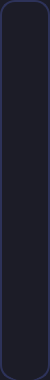
     <widget class="QWidget" name="widget" native="true">
      <property name="minimumSize">
       <size>
        <width>50</width>
        <height>0</height>
       </size>
      </property>
      <property name="maximumSize">
       <size>
        <width>50</width>
        <height>16777215</height>
       </size>
      </property>
      <property name="styleSheet">
       <string notr="true">QWidget {
	background-color: #1c1c27;
    border-radius: 15px;
	border: 2px solid #2d3259;
}

#frame_6 {
	border: None;
}

QPushButton {
border-radius: 15px;
background-color:#1c1c27;
border: None;
}

QPushButton:hover {
background-color:#6316AC;
}
    
QPushButton:flat {
    background-color: #6316AC;     
}
QPushButton:pressed {
    background-color: #7e31b5;
}
</string>
      </property>
      <layout class="QVBoxLayout" name="verticalLayout_4">
       <property name="spacing">
        <number>0</number>
       </property>
       <property name="leftMargin">
        <number>0</number>
       </property>
       <property name="topMargin">
        <number>15</number>
       </property>
       <property name="rightMargin">
        <number>0</number>
       </property>
       <property name="bottomMargin">
        <number>0</number>
       </property>
       <item alignment="Qt::AlignHCenter|Qt::AlignTop">
        <widget class="QFrame" name="frame_6">
         <property name="minimumSize">
          <size>
           <width>40</width>
           <height>0</height>
          </size>
         </property>
         <property name="maximumSize">
          <size>
           <width>40</width>
           <height>400</height>
          </size>
         </property>
         <property name="frameShape">
          <enum>QFrame::StyledPanel</enum>
         </property>
         <property name="frameShadow">
          <enum>QFrame::Raised</enum>
         </property>
         <layout class="QVBoxLayout" name="verticalLayout_5">
          <property name="spacing">
           <number>25</number>
          </property>
          <property name="leftMargin">
           <number>0</number>
          </property>
          <property name="topMargin">
           <number>0</number>
          </property>
          <property name="rightMargin">
           <number>0</number>
          </property>
          <property name="bottomMargin">
           <number>0</number>
          </property>
          <item alignment="Qt::AlignHCenter">
           <widget class="QPushButton" name="genindexBtn">
            <property name="minimumSize">
             <size>
              <width>40</width>
              <height>40</height>
             </size>
            </property>
            <property name="maximumSize">
             <size>
              <width>40</width>
              <height>40</height>
             </size>
            </property>
            <property name="styleSheet">
             <string notr="true"/>
            </property>
            <property name="text">
             <string/>
            </property>
            <property name="icon">
             <iconset resource="../icon.qrc">
              <normaloff>:/icon/icon/info.svg</normaloff>:/icon/icon/info.svg</iconset>
            </property>
            <property name="iconSize">
             <size>
              <width>24</width>
              <height>24</height>
             </size>
            </property>
            <property name="checkable">
             <bool>false</bool>
            </property>
            <property name="autoDefault">
             <bool>true</bool>
            </property>
           </widget>
          </item>
          <item alignment="Qt::AlignHCenter">
           <widget class="QPushButton" name="simbadBtn">
            <property name="minimumSize">
             <size>
              <width>40</width>
              <height>40</height>
             </size>
            </property>
            <property name="maximumSize">
             <size>
              <width>40</width>
              <height>40</height>
             </size>
            </property>
            <property name="styleSheet">
             <string notr="true"/>
            </property>
            <property name="text">
             <string/>
            </property>
            <property name="icon">
             <iconset resource="../icon.qrc">
              <normaloff>:/icon/icon/simbad.png</normaloff>:/icon/icon/simbad.png</iconset>
            </property>
            <property name="iconSize">
             <size>
              <width>24</width>
              <height>24</height>
             </size>
            </property>
            <property name="checkable">
             <bool>false</bool>
            </property>
            <property name="checked">
             <bool>false</bool>
            </property>
            <property name="autoDefault">
             <bool>true</bool>
            </property>
            <property name="flat">
             <bool>false</bool>
            </property>
           </widget>
          </item>
          <item alignment="Qt::AlignHCenter">
           <widget class="QPushButton" name="irsaBtn">
            <property name="minimumSize">
             <size>
              <width>40</width>
              <height>40</height>
             </size>
            </property>
            <property name="maximumSize">
             <size>
              <width>40</width>
              <height>40</height>
             </size>
            </property>
            <property name="styleSheet">
             <string notr="true"/>
            </property>
            <property name="text">
             <string/>
            </property>
            <property name="icon">
             <iconset resource="../icon.qrc">
              <normaloff>:/icon/icon/2mass.png</normaloff>:/icon/icon/2mass.png</iconset>
            </property>
            <property name="iconSize">
             <size>
              <width>24</width>
              <height>24</height>
             </size>
            </property>
            <property name="checkable">
             <bool>false</bool>
            </property>
            <property name="autoDefault">
             <bool>true</bool>
            </property>
            <property name="default">
             <bool>false</bool>
            </property>
           </widget>
          </item>
          <item alignment="Qt::AlignHCenter">
           <widget class="QPushButton" name="wiseBtn">
            <property name="minimumSize">
             <size>
              <width>40</width>
              <height>40</height>
             </size>
            </property>
            <property name="maximumSize">
             <size>
              <width>40</width>
              <height>40</height>
             </size>
            </property>
            <property name="text">
             <string/>
            </property>
            <property name="icon">
             <iconset resource="../icon.qrc">
              <normaloff>:/icon/icon/WISE_logo.png</normaloff>:/icon/icon/WISE_logo.png</iconset>
            </property>
            <property name="iconSize">
             <size>
              <width>40</width>
              <height>40</height>
             </size>
            </property>
           </widget>
          </item>
          <item alignment="Qt::AlignHCenter">
           <widget class="QPushButton" name="gaiaBtn">
            <property name="minimumSize">
             <size>
              <width>40</width>
              <height>40</height>
             </size>
            </property>
            <property name="maximumSize">
             <size>
              <width>40</width>
              <height>40</height>
             </size>
            </property>
            <property name="styleSheet">
             <string notr="true"/>
            </property>
            <property name="text">
             <string/>
            </property>
            <property name="icon">
             <iconset resource="../icon.qrc">
              <normaloff>:/icon/icon/Logo_Gaia.png</normaloff>:/icon/icon/Logo_Gaia.png</iconset>
            </property>
            <property name="iconSize">
             <size>
              <width>24</width>
              <height>24</height>
             </size>
            </property>
            <property name="checkable">
             <bool>false</bool>
            </property>
            <property name="autoDefault">
             <bool>true</bool>
            </property>
           </widget>
          </item>
          <item alignment="Qt::AlignHCenter">
           <widget class="QPushButton" name="ztfBtn">
            <property name="minimumSize">
             <size>
              <width>40</width>
              <height>40</height>
             </size>
            </property>
            <property name="maximumSize">
             <size>
              <width>40</width>
              <height>40</height>
             </size>
            </property>
            <property name="styleSheet">
             <string notr="true"/>
            </property>
            <property name="text">
             <string/>
            </property>
            <property name="icon">
             <iconset resource="../icon.qrc">
              <normaloff>:/icon/icon/ztf_logo.png</normaloff>:/icon/icon/ztf_logo.png</iconset>
            </property>
            <property name="iconSize">
             <size>
              <width>24</width>
              <height>24</height>
             </size>
            </property>
            <property name="checkable">
             <bool>false</bool>
            </property>
            <property name="autoDefault">
             <bool>true</bool>
            </property>
           </widget>
          </item>
         </layout>
        </widget>
       </item>
      </layout>
     </widget>
